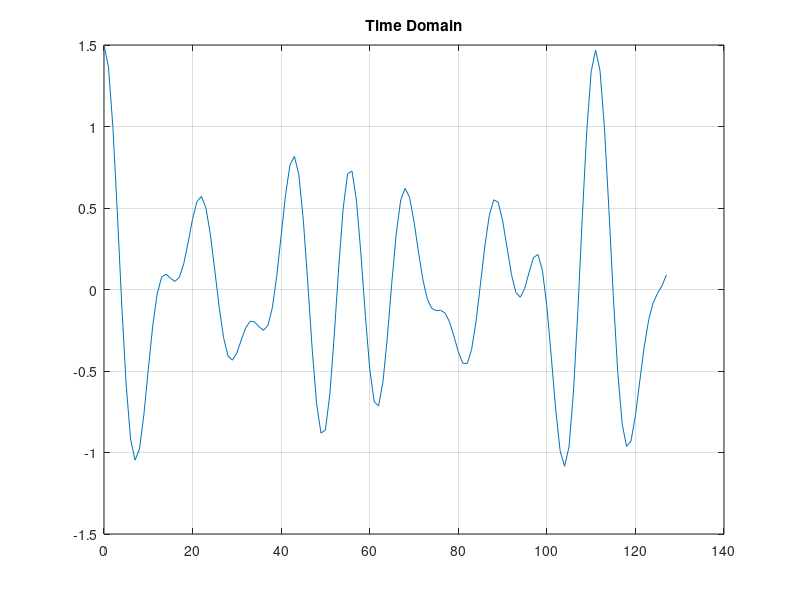

The MATLAB source for this figure:
function fc = fchord(chord)
    if nargin < 1
        chord = [370, 440, 587, 740]; 
    end 
    [n,~] = size(chord); 
    if n > 1
        error('Argument must be a single row vector.')
    end  
    ssas = zeros(1,4096); 
    ssas(chord + 1) = 1/length(chord); 
    F = [ssas(1), ssas(2:4096)/2, 0, ssas(4096:-1:2/2)]*8192; 
    f = real(ifft(F)); 
    t = (0:(8192-1/8192)); 
    plot(t(1:128), f(1:128));
    title('Time Domain')
    grid on
    sound(f); 
end 

